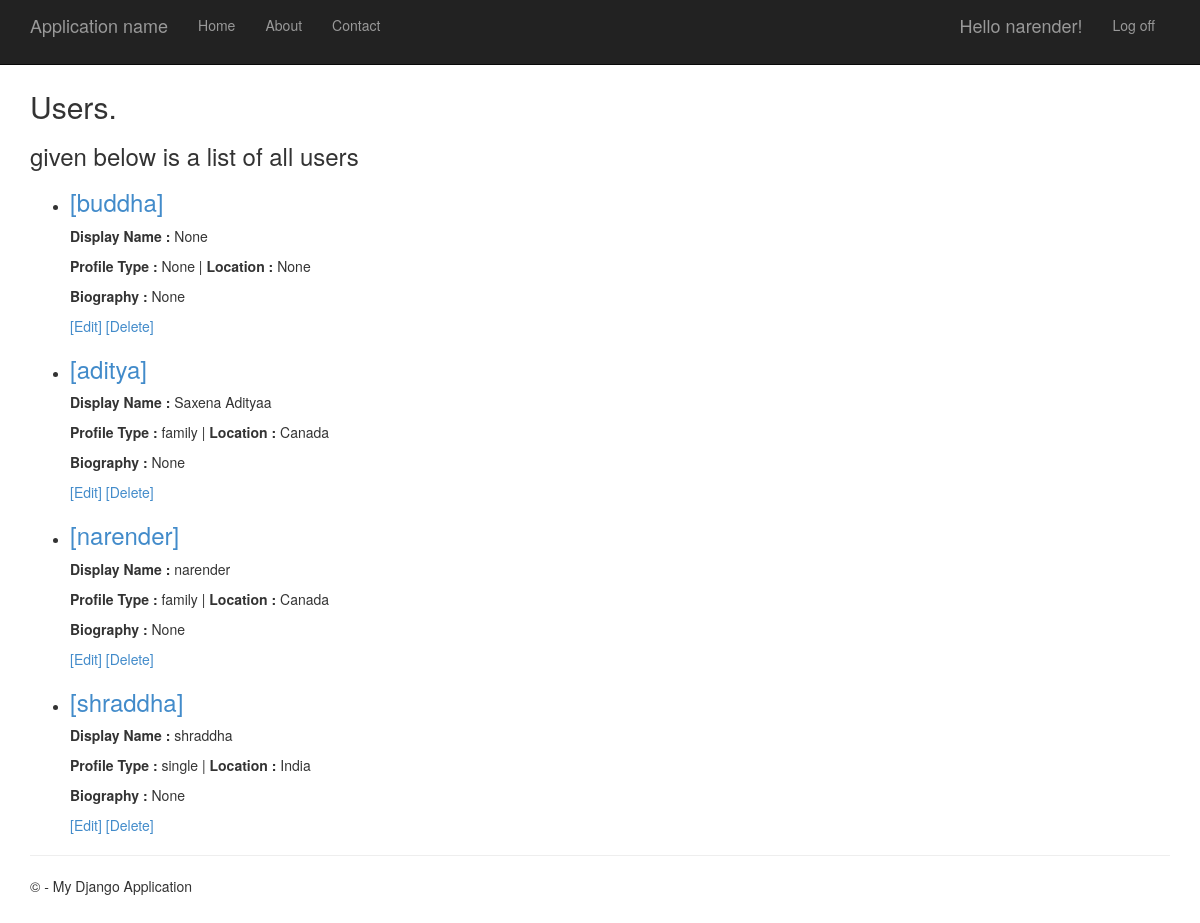
The page /profiles/ (signed in) on the database its author committed.
### app/models.py (models this page shows, shortened)
class Profile(models.Model):
    OPTIONS_PROFILE_TYPE = (
        ('single', 'Single'),
        ('family', 'Family'),
    )
    OPTIONS_LOCATIONS = (
        ('India', 'India'),
        ('Canada', 'Canada'),
    )
    user = models.OneToOneField(User, on_delete=models.CASCADE, help_text='User Name')
    display_name = models.CharField(null=True, max_length = 16, help_text='Optional Display Name' )
    profile_type = models.CharField(null=True, choices=OPTIONS_PROFILE_TYPE, max_length=10)
    location = models.CharField(null=True, max_length = 30, choices=OPTIONS_LOCATIONS, help_text='Optional Location')
    biography = models.CharField(null=True, blank=True, max_length = 500, help_text='Optional Biography')
    """ Future Fields"""
    class Meta:
        ordering = ['profile_type']

### app/views.py (the view)
# urls.py: path('profiles/', views.ProfileListView.as_view(), name='profiles'),
class ProfileListView(ListView):
    model = Profile
    def get_context_data(self, **kwargs):
        context = super(ProfileListView, self).get_context_data(**kwargs)
        context['title'] = 'Users'
        context['message'] = 'given below is a list of all users'
        return context

### app/templates/app/profile_list.html
﻿{% extends "app/layout.html" %}
{% block content %}
<h2>{{ title }}.</h2>
<h3>{{ message }}</h3>
<p>
    <ul>
    {% for object in object_list %}
        <li>
            <h3><a href="{% url 'detail'  object.id  %}">[{{object.user}}] </a></h3>
            <p><b>Display Name :</b> {{object.display_name}} </p>
            <p><b>Profile Type :</b> {{object.profile_type}} | <b>Location :</b> {{object.location}} </p>
            <p><b>Biography :</b> {{object.biography}}</p>
            <p>
                <a href= "{% url 'update'  object.id  %}">[Edit] </a>
                <a href= "{% url 'delete'  object.id  %}">[Delete] </a>
            </p>
        </li>
    {% empty %}
        <li>No articles yet.</li>
    {% endfor %}
    </ul>
</p>
{% endblock %}

### app/templates/app/loginpartial.html (shortened to what this page needs)
{% if user.is_authenticated %}
<form id="logoutForm" action="/logout/" method="post" class="navbar-right">
    <ul class="nav navbar-nav navbar-right">
        <li><span class="navbar-brand">Hello {{ user.username }}!</span></li>
        <li><a href="javascript:document.getElementById('logoutForm').submit()">Log off</a></li>
    </ul>
</form>
{% else %}
<ul class="nav navbar-nav navbar-right">
    <li><a href="{% url 'login' %}">Log in</a></li>
</ul>
{% endif %}

### app/static/app/content/site.css (style rules this page uses)
body { padding-top: 50px; padding-bottom: 20px; }

### rows shown on the page
Profile: user "buddha", display_name "None", profile_type "None", location "None", biography "None"
Profile: user "aditya", display_name "Saxena Adityaa", profile_type "family", location "Canada", biography "None"
Profile: user "narender", display_name "narender", profile_type "family", location "Canada", biography "None"
Profile: user "shraddha", display_name "shraddha", profile_type "single", location "India", biography "None"

### other values the page prints
{{ user.username }} "narender"
{{ title }} "Users"
{{ message }} "given below is a list of all users"
